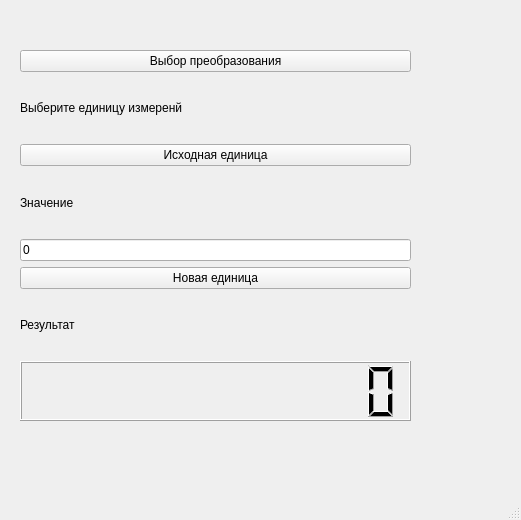
<?xml version="1.0" encoding="UTF-8"?>
<ui version="4.0">
 <class>MainWindow</class>
 <widget class="QMainWindow" name="MainWindow">
  <property name="geometry">
   <rect>
    <x>0</x>
    <y>0</y>
    <width>521</width>
    <height>520</height>
   </rect>
  </property>
  <property name="windowTitle">
   <string>MainWindow</string>
  </property>
  <widget class="QWidget" name="centralwidget">
   <widget class="QWidget" name="verticalLayoutWidget">
    <property name="geometry">
     <rect>
      <x>20</x>
      <y>50</y>
      <width>391</width>
      <height>371</height>
     </rect>
    </property>
    <layout class="QVBoxLayout" name="verticalLayout">
     <item>
      <widget class="QPushButton" name="button_0">
       <property name="text">
        <string>Выбор преобразования</string>
       </property>
      </widget>
     </item>
     <item>
      <widget class="QLabel" name="label">
       <property name="text">
        <string>Выберите единицу измеренй</string>
       </property>
      </widget>
     </item>
     <item>
      <widget class="QPushButton" name="button_3">
       <property name="text">
        <string>Исходная единица</string>
       </property>
      </widget>
     </item>
     <item>
      <widget class="QLabel" name="label_2">
       <property name="text">
        <string>Значение</string>
       </property>
      </widget>
     </item>
     <item>
      <widget class="QLineEdit" name="lineEdit">
       <property name="tabletTracking">
        <bool>false</bool>
       </property>
       <property name="text">
        <string>0</string>
       </property>
      </widget>
     </item>
     <item>
      <widget class="QPushButton" name="button_4">
       <property name="text">
        <string>Новая единица</string>
       </property>
      </widget>
     </item>
     <item>
      <widget class="QLabel" name="label_3">
       <property name="text">
        <string>Результат</string>
       </property>
      </widget>
     </item>
     <item>
      <widget class="QLCDNumber" name="result">
       <property name="cursor">
        <cursorShape>ArrowCursor</cursorShape>
       </property>
       <property name="digitCount">
        <number>12</number>
       </property>
      </widget>
     </item>
    </layout>
   </widget>
  </widget>
  <widget class="QMenuBar" name="menubar">
   <property name="geometry">
    <rect>
     <x>0</x>
     <y>0</y>
     <width>521</width>
     <height>21</height>
    </rect>
   </property>
  </widget>
  <widget class="QStatusBar" name="statusbar"/>
 </widget>
 <resources/>
 <connections/>
</ui>
